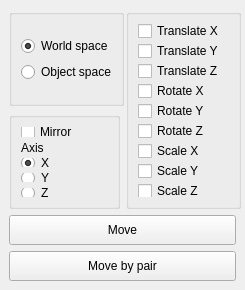
<?xml version="1.0" encoding="UTF-8"?>
<ui version="4.0">
 <class>MPosToolMainWindow</class>
 <widget class="QMainWindow" name="MPosToolMainWindow">
  <property name="geometry">
   <rect>
    <x>0</x>
    <y>0</y>
    <width>245</width>
    <height>290</height>
   </rect>
  </property>
  <property name="minimumSize">
   <size>
    <width>245</width>
    <height>290</height>
   </size>
  </property>
  <property name="maximumSize">
   <size>
    <width>245</width>
    <height>290</height>
   </size>
  </property>
  <property name="baseSize">
   <size>
    <width>245</width>
    <height>290</height>
   </size>
  </property>
  <property name="windowTitle">
   <string>Position Tool</string>
  </property>
  <widget class="QWidget" name="centralwidget">
   <layout class="QGridLayout" name="gridLayout">
    <item row="0" column="0">
     <widget class="QGroupBox" name="groupBox_3">
      <property name="minimumSize">
       <size>
        <width>115</width>
        <height>70</height>
       </size>
      </property>
      <property name="title">
       <string/>
      </property>
      <layout class="QVBoxLayout" name="verticalLayout_6">
       <item>
        <layout class="QVBoxLayout" name="verticalLayout_3">
         <item>
          <widget class="QRadioButton" name="ws_rB">
           <property name="toolTip">
            <string>Perform transformation in world space</string>
           </property>
           <property name="text">
            <string>World space</string>
           </property>
           <property name="checked">
            <bool>true</bool>
           </property>
          </widget>
         </item>
         <item>
          <widget class="QRadioButton" name="os_rB">
           <property name="toolTip">
            <string>Perform transformation in local space</string>
           </property>
           <property name="text">
            <string>Object space</string>
           </property>
          </widget>
         </item>
        </layout>
       </item>
      </layout>
     </widget>
    </item>
    <item row="0" column="1" rowspan="2">
     <widget class="QGroupBox" name="groupBox">
      <property name="minimumSize">
       <size>
        <width>115</width>
        <height>0</height>
       </size>
      </property>
      <property name="title">
       <string/>
      </property>
      <layout class="QVBoxLayout" name="verticalLayout">
       <item>
        <widget class="QCheckBox" name="tx_cB">
         <property name="text">
          <string>Translate X</string>
         </property>
        </widget>
       </item>
       <item>
        <widget class="QCheckBox" name="ty_cB">
         <property name="text">
          <string>Translate Y</string>
         </property>
        </widget>
       </item>
       <item>
        <widget class="QCheckBox" name="tz_cB">
         <property name="text">
          <string>Translate Z</string>
         </property>
        </widget>
       </item>
       <item>
        <widget class="QCheckBox" name="rx_cB">
         <property name="text">
          <string>Rotate X</string>
         </property>
        </widget>
       </item>
       <item>
        <widget class="QCheckBox" name="ry_cB">
         <property name="text">
          <string>Rotate Y</string>
         </property>
        </widget>
       </item>
       <item>
        <widget class="QCheckBox" name="rz_cB">
         <property name="text">
          <string>Rotate Z</string>
         </property>
        </widget>
       </item>
       <item>
        <widget class="QCheckBox" name="sx_cB">
         <property name="text">
          <string>Scale X</string>
         </property>
        </widget>
       </item>
       <item>
        <widget class="QCheckBox" name="sy_cB">
         <property name="text">
          <string>Scale Y</string>
         </property>
        </widget>
       </item>
       <item>
        <widget class="QCheckBox" name="sz_cB">
         <property name="text">
          <string>Scale Z</string>
         </property>
        </widget>
       </item>
      </layout>
     </widget>
    </item>
    <item row="1" column="0">
     <widget class="QGroupBox" name="groupBox_4">
      <property name="title">
       <string/>
      </property>
      <layout class="QGridLayout" name="gridLayout_2">
       <item row="0" column="0">
        <widget class="QCheckBox" name="mirror_cB">
         <property name="toolTip">
          <string>Mirror the selected values</string>
         </property>
         <property name="text">
          <string>Mirror </string>
         </property>
        </widget>
       </item>
       <item row="1" column="0">
        <widget class="QLabel" name="label_2">
         <property name="text">
          <string>Axis</string>
         </property>
        </widget>
       </item>
       <item row="2" column="0">
        <widget class="QRadioButton" name="mirror_x_rB">
         <property name="toolTip">
          <string>Mirror axis : X</string>
         </property>
         <property name="text">
          <string>X</string>
         </property>
         <property name="checked">
          <bool>true</bool>
         </property>
        </widget>
       </item>
       <item row="3" column="0">
        <widget class="QRadioButton" name="mirror_y_rB">
         <property name="toolTip">
          <string>Mirror axis : Y</string>
         </property>
         <property name="text">
          <string>Y</string>
         </property>
        </widget>
       </item>
       <item row="4" column="0">
        <widget class="QRadioButton" name="mirror_z_rB">
         <property name="toolTip">
          <string>Mirror axis : Z</string>
         </property>
         <property name="text">
          <string>Z</string>
         </property>
        </widget>
       </item>
      </layout>
     </widget>
    </item>
    <item row="2" column="0" colspan="2">
     <widget class="QPushButton" name="move_pB">
      <property name="minimumSize">
       <size>
        <width>0</width>
        <height>30</height>
       </size>
      </property>
      <property name="toolTip">
       <string>select one object : move based on its own coordinates. Select 2 objects : first one : source, second one : target ; move the second one on the base of the coordinates of the first one</string>
      </property>
      <property name="text">
       <string>Move</string>
      </property>
     </widget>
    </item>
    <item row="3" column="0" colspan="2">
     <widget class="QPushButton" name="move_even_pB">
      <property name="minimumSize">
       <size>
        <width>0</width>
        <height>30</height>
       </size>
      </property>
      <property name="toolTip">
       <string>multi selection : 1st object : first pair source, 2nd object : first pair target ; 3rd object : second pair source, 4th object : second pair target ; etc.</string>
      </property>
      <property name="text">
       <string>Move by pair</string>
      </property>
     </widget>
    </item>
   </layout>
  </widget>
 </widget>
 <resources/>
 <connections/>
</ui>
